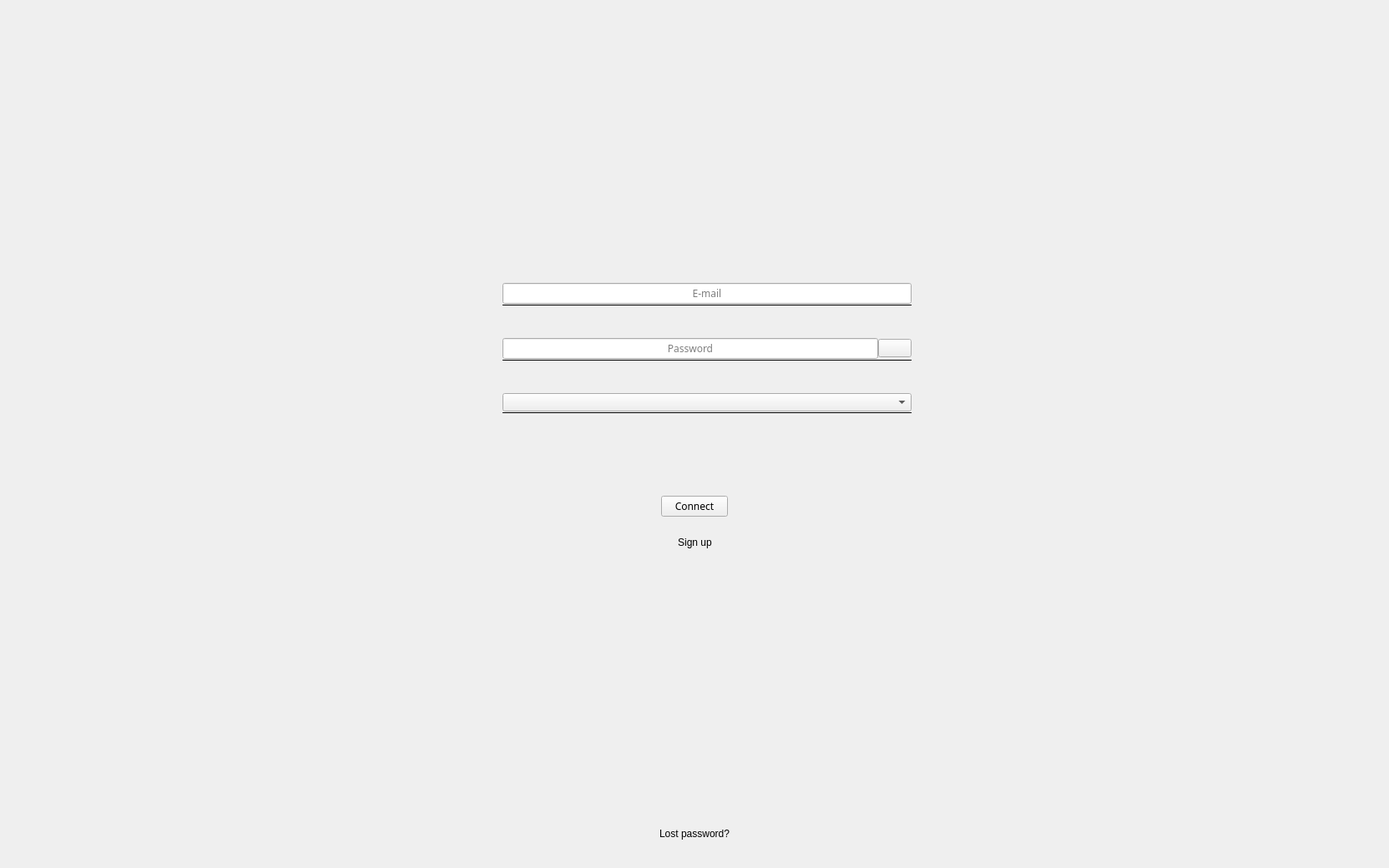
<?xml version="1.0" encoding="UTF-8"?>
<ui version="4.0">
 <class>LoginBig</class>
 <widget class="QWidget" name="LoginBig">
  <property name="geometry">
   <rect>
    <x>0</x>
    <y>0</y>
    <width>1664</width>
    <height>1040</height>
   </rect>
  </property>
  <property name="windowTitle">
   <string>Form</string>
  </property>
  <property name="styleSheet">
   <string notr="true"/>
  </property>
  <layout class="QVBoxLayout" name="verticalLayout">
   <property name="spacing">
    <number>0</number>
   </property>
   <property name="leftMargin">
    <number>0</number>
   </property>
   <property name="topMargin">
    <number>0</number>
   </property>
   <property name="rightMargin">
    <number>0</number>
   </property>
   <property name="bottomMargin">
    <number>0</number>
   </property>
   <item>
    <layout class="QHBoxLayout" name="horizontalLayout_28">
     <property name="spacing">
      <number>0</number>
     </property>
     <item>
      <layout class="QVBoxLayout" name="verticalLayout_30">
       <property name="spacing">
        <number>0</number>
       </property>
       <item>
        <widget class="QToolButton" name="btMenu">
         <property name="focusPolicy">
          <enum>Qt::StrongFocus</enum>
         </property>
         <property name="text">
          <string/>
         </property>
         <property name="toolButtonStyle">
          <enum>Qt::ToolButtonIconOnly</enum>
         </property>
         <property name="autoRaise">
          <bool>true</bool>
         </property>
        </widget>
       </item>
       <item>
        <spacer name="verticalSpacer_25">
         <property name="orientation">
          <enum>Qt::Vertical</enum>
         </property>
         <property name="sizeType">
          <enum>QSizePolicy::Expanding</enum>
         </property>
         <property name="sizeHint" stdset="0">
          <size>
           <width>20</width>
           <height>0</height>
          </size>
         </property>
        </spacer>
       </item>
      </layout>
     </item>
     <item>
      <spacer name="horizontalSpacer_47">
       <property name="orientation">
        <enum>Qt::Horizontal</enum>
       </property>
       <property name="sizeHint" stdset="0">
        <size>
         <width>40</width>
         <height>20</height>
        </size>
       </property>
      </spacer>
     </item>
     <item>
      <layout class="QVBoxLayout" name="verticalLayout_20">
       <property name="spacing">
        <number>0</number>
       </property>
       <item>
        <spacer name="verticalSpacer_24">
         <property name="orientation">
          <enum>Qt::Vertical</enum>
         </property>
         <property name="sizeType">
          <enum>QSizePolicy::Fixed</enum>
         </property>
         <property name="sizeHint" stdset="0">
          <size>
           <width>20</width>
           <height>80</height>
          </size>
         </property>
        </spacer>
       </item>
       <item>
        <layout class="QVBoxLayout" name="verticalLayout_31">
         <item>
          <widget class="QLabel" name="Logo">
           <property name="sizePolicy">
            <sizepolicy hsizetype="Fixed" vsizetype="Fixed">
             <horstretch>0</horstretch>
             <verstretch>0</verstretch>
            </sizepolicy>
           </property>
           <property name="scaledContents">
            <bool>true</bool>
           </property>
           <property name="alignment">
            <set>Qt::AlignHCenter|Qt::AlignTop</set>
           </property>
          </widget>
         </item>
        </layout>
       </item>
      </layout>
     </item>
     <item>
      <spacer name="horizontalSpacer_48">
       <property name="orientation">
        <enum>Qt::Horizontal</enum>
       </property>
       <property name="sizeHint" stdset="0">
        <size>
         <width>40</width>
         <height>20</height>
        </size>
       </property>
      </spacer>
     </item>
     <item>
      <layout class="QVBoxLayout" name="verticalLayout_32">
       <property name="spacing">
        <number>0</number>
       </property>
       <item>
        <widget class="QWidget" name="wgTopRightSpacing" native="true"/>
       </item>
       <item>
        <spacer name="verticalSpacer_28">
         <property name="orientation">
          <enum>Qt::Vertical</enum>
         </property>
         <property name="sizeType">
          <enum>QSizePolicy::Expanding</enum>
         </property>
         <property name="sizeHint" stdset="0">
          <size>
           <width>20</width>
           <height>0</height>
          </size>
         </property>
        </spacer>
       </item>
      </layout>
     </item>
    </layout>
   </item>
   <item>
    <widget class="QLabel" name="lbMessage">
     <property name="sizePolicy">
      <sizepolicy hsizetype="Expanding" vsizetype="Fixed">
       <horstretch>0</horstretch>
       <verstretch>0</verstretch>
      </sizepolicy>
     </property>
     <property name="alignment">
      <set>Qt::AlignCenter</set>
     </property>
     <property name="wordWrap">
      <bool>true</bool>
     </property>
    </widget>
   </item>
   <item>
    <layout class="QHBoxLayout" name="horizontalLayout_14">
     <property name="spacing">
      <number>0</number>
     </property>
     <item>
      <spacer name="horizontalSpacer_44">
       <property name="orientation">
        <enum>Qt::Horizontal</enum>
       </property>
       <property name="sizeType">
        <enum>QSizePolicy::Expanding</enum>
       </property>
       <property name="sizeHint" stdset="0">
        <size>
         <width>572</width>
         <height>20</height>
        </size>
       </property>
      </spacer>
     </item>
     <item>
      <widget class="QWidget" name="wgEdits" native="true">
       <property name="sizePolicy">
        <sizepolicy hsizetype="Minimum" vsizetype="Preferred">
         <horstretch>0</horstretch>
         <verstretch>0</verstretch>
        </sizepolicy>
       </property>
       <property name="minimumSize">
        <size>
         <width>520</width>
         <height>0</height>
        </size>
       </property>
       <layout class="QVBoxLayout" name="verticalLayout_3">
        <property name="spacing">
         <number>38</number>
        </property>
        <property name="leftMargin">
         <number>0</number>
        </property>
        <property name="topMargin">
         <number>0</number>
        </property>
        <property name="rightMargin">
         <number>0</number>
        </property>
        <property name="bottomMargin">
         <number>0</number>
        </property>
        <item>
         <layout class="QHBoxLayout" name="horizontalLayout_3">
          <property name="spacing">
           <number>23</number>
          </property>
          <item>
           <widget class="QLabel" name="lblLogin">
            <property name="sizePolicy">
             <sizepolicy hsizetype="Fixed" vsizetype="Fixed">
              <horstretch>0</horstretch>
              <verstretch>0</verstretch>
             </sizepolicy>
            </property>
            <property name="text">
             <string/>
            </property>
            <property name="scaledContents">
             <bool>true</bool>
            </property>
           </widget>
          </item>
          <item>
           <layout class="QVBoxLayout" name="verticalLayout_5">
            <property name="spacing">
             <number>0</number>
            </property>
            <item>
             <widget class="QLineEdit" name="edMail">
              <property name="sizePolicy">
               <sizepolicy hsizetype="Expanding" vsizetype="Preferred">
                <horstretch>0</horstretch>
                <verstretch>0</verstretch>
               </sizepolicy>
              </property>
              <property name="font">
               <font>
                <family>Regular</family>
                <weight>50</weight>
                <italic>false</italic>
                <bold>false</bold>
               </font>
              </property>
              <property name="text">
               <string/>
              </property>
              <property name="maxLength">
               <number>336</number>
              </property>
              <property name="alignment">
               <set>Qt::AlignCenter</set>
              </property>
              <property name="placeholderText">
               <string>E-mail</string>
              </property>
             </widget>
            </item>
            <item>
             <widget class="Line" name="lineUsername">
              <property name="sizePolicy">
               <sizepolicy hsizetype="Expanding" vsizetype="Fixed">
                <horstretch>0</horstretch>
                <verstretch>0</verstretch>
               </sizepolicy>
              </property>
              <property name="styleSheet">
               <string notr="true"/>
              </property>
              <property name="frameShadow">
               <enum>QFrame::Plain</enum>
              </property>
              <property name="midLineWidth">
               <number>1</number>
              </property>
              <property name="orientation">
               <enum>Qt::Horizontal</enum>
              </property>
             </widget>
            </item>
           </layout>
          </item>
         </layout>
        </item>
        <item>
         <layout class="QHBoxLayout" name="horizontalLayout_15">
          <property name="spacing">
           <number>23</number>
          </property>
          <item>
           <widget class="QLabel" name="lblPassword">
            <property name="sizePolicy">
             <sizepolicy hsizetype="Fixed" vsizetype="Fixed">
              <horstretch>0</horstretch>
              <verstretch>0</verstretch>
             </sizepolicy>
            </property>
            <property name="text">
             <string/>
            </property>
            <property name="scaledContents">
             <bool>true</bool>
            </property>
            <property name="margin">
             <number>0</number>
            </property>
           </widget>
          </item>
          <item>
           <layout class="QVBoxLayout" name="verticalLayout_4">
            <property name="spacing">
             <number>0</number>
            </property>
            <item>
             <layout class="QHBoxLayout" name="horizontalLayout_5">
              <property name="spacing">
               <number>0</number>
              </property>
              <property name="topMargin">
               <number>0</number>
              </property>
              <item>
               <widget class="QLineEdit" name="edPassword">
                <property name="font">
                 <font>
                  <family>Regular</family>
                  <weight>50</weight>
                  <italic>false</italic>
                  <bold>false</bold>
                 </font>
                </property>
                <property name="text">
                 <string/>
                </property>
                <property name="maxLength">
                 <number>336</number>
                </property>
                <property name="echoMode">
                 <enum>QLineEdit::Password</enum>
                </property>
                <property name="alignment">
                 <set>Qt::AlignCenter</set>
                </property>
                <property name="placeholderText">
                 <string>Password</string>
                </property>
               </widget>
              </item>
              <item>
               <widget class="QPushButton" name="btShow">
                <property name="sizePolicy">
                 <sizepolicy hsizetype="Fixed" vsizetype="Fixed">
                  <horstretch>0</horstretch>
                  <verstretch>0</verstretch>
                 </sizepolicy>
                </property>
                <property name="focusPolicy">
                 <enum>Qt::StrongFocus</enum>
                </property>
                <property name="text">
                 <string/>
                </property>
                <property name="checkable">
                 <bool>true</bool>
                </property>
                <property name="flat">
                 <bool>false</bool>
                </property>
               </widget>
              </item>
             </layout>
            </item>
            <item>
             <widget class="Line" name="linePassword">
              <property name="sizePolicy">
               <sizepolicy hsizetype="Expanding" vsizetype="Fixed">
                <horstretch>0</horstretch>
                <verstretch>0</verstretch>
               </sizepolicy>
              </property>
              <property name="styleSheet">
               <string notr="true"/>
              </property>
              <property name="frameShadow">
               <enum>QFrame::Plain</enum>
              </property>
              <property name="midLineWidth">
               <number>1</number>
              </property>
              <property name="orientation">
               <enum>Qt::Horizontal</enum>
              </property>
             </widget>
            </item>
           </layout>
          </item>
         </layout>
        </item>
        <item>
         <layout class="QHBoxLayout" name="horizontalLayout_4">
          <property name="spacing">
           <number>23</number>
          </property>
          <item>
           <widget class="QLabel" name="lblServer">
            <property name="sizePolicy">
             <sizepolicy hsizetype="Fixed" vsizetype="Fixed">
              <horstretch>0</horstretch>
              <verstretch>0</verstretch>
             </sizepolicy>
            </property>
            <property name="sizeIncrement">
             <size>
              <width>0</width>
              <height>0</height>
             </size>
            </property>
            <property name="text">
             <string/>
            </property>
            <property name="scaledContents">
             <bool>true</bool>
            </property>
           </widget>
          </item>
          <item>
           <layout class="QVBoxLayout" name="verticalLayout_10">
            <property name="spacing">
             <number>0</number>
            </property>
            <item>
             <widget class="QComboBox" name="cbUpstream">
              <property name="sizePolicy">
               <sizepolicy hsizetype="Expanding" vsizetype="Minimum">
                <horstretch>0</horstretch>
                <verstretch>0</verstretch>
               </sizepolicy>
              </property>
              <property name="styleSheet">
               <string notr="true">QComboBox { combobox-popup: 0; }</string>
              </property>
              <property name="editable">
               <bool>false</bool>
              </property>
              <property name="currentText">
               <string/>
              </property>
              <property name="currentIndex">
               <number>-1</number>
              </property>
              <property name="maxVisibleItems">
               <number>7</number>
              </property>
              <property name="iconSize">
               <size>
                <width>62</width>
                <height>62</height>
               </size>
              </property>
             </widget>
            </item>
            <item>
             <widget class="Line" name="lineUpstream">
              <property name="sizePolicy">
               <sizepolicy hsizetype="Expanding" vsizetype="Fixed">
                <horstretch>0</horstretch>
                <verstretch>0</verstretch>
               </sizepolicy>
              </property>
              <property name="styleSheet">
               <string notr="true"/>
              </property>
              <property name="frameShadow">
               <enum>QFrame::Plain</enum>
              </property>
              <property name="midLineWidth">
               <number>1</number>
              </property>
              <property name="orientation">
               <enum>Qt::Horizontal</enum>
              </property>
             </widget>
            </item>
           </layout>
          </item>
         </layout>
        </item>
       </layout>
      </widget>
     </item>
     <item>
      <spacer name="horizontalSpacer_46">
       <property name="orientation">
        <enum>Qt::Horizontal</enum>
       </property>
       <property name="sizeType">
        <enum>QSizePolicy::Expanding</enum>
       </property>
       <property name="sizeHint" stdset="0">
        <size>
         <width>572</width>
         <height>20</height>
        </size>
       </property>
      </spacer>
     </item>
    </layout>
   </item>
   <item>
    <spacer name="verticalSpacer">
     <property name="orientation">
      <enum>Qt::Vertical</enum>
     </property>
     <property name="sizeType">
      <enum>QSizePolicy::Fixed</enum>
     </property>
     <property name="sizeHint" stdset="0">
      <size>
       <width>20</width>
       <height>98</height>
      </size>
     </property>
    </spacer>
   </item>
   <item>
    <layout class="QHBoxLayout" name="horizontalLayout_22">
     <item>
      <spacer name="horizontalSpacer_37">
       <property name="orientation">
        <enum>Qt::Horizontal</enum>
       </property>
       <property name="sizeType">
        <enum>QSizePolicy::Expanding</enum>
       </property>
       <property name="sizeHint" stdset="0">
        <size>
         <width>40</width>
         <height>20</height>
        </size>
       </property>
      </spacer>
     </item>
     <item>
      <widget class="QPushButton" name="btLogin">
       <property name="enabled">
        <bool>true</bool>
       </property>
       <property name="font">
        <font>
         <family>Regular</family>
         <weight>50</weight>
         <italic>false</italic>
         <bold>false</bold>
        </font>
       </property>
       <property name="focusPolicy">
        <enum>Qt::StrongFocus</enum>
       </property>
       <property name="text">
        <string>Connect</string>
       </property>
       <property name="flat">
        <bool>false</bool>
       </property>
      </widget>
     </item>
     <item>
      <spacer name="horizontalSpacer_38">
       <property name="orientation">
        <enum>Qt::Horizontal</enum>
       </property>
       <property name="sizeHint" stdset="0">
        <size>
         <width>40</width>
         <height>20</height>
        </size>
       </property>
      </spacer>
     </item>
    </layout>
   </item>
   <item>
    <spacer name="verticalSpacer_3">
     <property name="orientation">
      <enum>Qt::Vertical</enum>
     </property>
     <property name="sizeType">
      <enum>QSizePolicy::Fixed</enum>
     </property>
     <property name="sizeHint" stdset="0">
      <size>
       <width>333</width>
       <height>20</height>
      </size>
     </property>
    </spacer>
   </item>
   <item>
    <layout class="QHBoxLayout" name="horizontalLayout">
     <item>
      <spacer name="horizontalSpacer_5">
       <property name="orientation">
        <enum>Qt::Horizontal</enum>
       </property>
       <property name="sizeHint" stdset="0">
        <size>
         <width>40</width>
         <height>20</height>
        </size>
       </property>
      </spacer>
     </item>
     <item>
      <widget class="QToolButton" name="btSignUp">
       <property name="cursor">
        <cursorShape>PointingHandCursor</cursorShape>
       </property>
       <property name="focusPolicy">
        <enum>Qt::StrongFocus</enum>
       </property>
       <property name="autoFillBackground">
        <bool>false</bool>
       </property>
       <property name="text">
        <string>Sign up</string>
       </property>
       <property name="toolButtonStyle">
        <enum>Qt::ToolButtonTextOnly</enum>
       </property>
       <property name="autoRaise">
        <bool>true</bool>
       </property>
      </widget>
     </item>
     <item>
      <spacer name="horizontalSpacer_6">
       <property name="orientation">
        <enum>Qt::Horizontal</enum>
       </property>
       <property name="sizeHint" stdset="0">
        <size>
         <width>40</width>
         <height>20</height>
        </size>
       </property>
      </spacer>
     </item>
    </layout>
   </item>
   <item>
    <spacer name="verticalSpacer_6">
     <property name="orientation">
      <enum>Qt::Vertical</enum>
     </property>
     <property name="sizeType">
      <enum>QSizePolicy::Expanding</enum>
     </property>
     <property name="sizeHint" stdset="0">
      <size>
       <width>20</width>
       <height>65</height>
      </size>
     </property>
    </spacer>
   </item>
   <item>
    <layout class="QHBoxLayout" name="horizontalLayout_6">
     <item>
      <spacer name="horizontalSpacer_55">
       <property name="orientation">
        <enum>Qt::Horizontal</enum>
       </property>
       <property name="sizeType">
        <enum>QSizePolicy::Expanding</enum>
       </property>
       <property name="sizeHint" stdset="0">
        <size>
         <width>40</width>
         <height>20</height>
        </size>
       </property>
      </spacer>
     </item>
     <item>
      <widget class="QToolButton" name="btLostPassword">
       <property name="cursor">
        <cursorShape>PointingHandCursor</cursorShape>
       </property>
       <property name="focusPolicy">
        <enum>Qt::StrongFocus</enum>
       </property>
       <property name="text">
        <string>Lost password?</string>
       </property>
       <property name="autoRaise">
        <bool>true</bool>
       </property>
      </widget>
     </item>
     <item>
      <spacer name="horizontalSpacer_49">
       <property name="orientation">
        <enum>Qt::Horizontal</enum>
       </property>
       <property name="sizeType">
        <enum>QSizePolicy::Expanding</enum>
       </property>
       <property name="sizeHint" stdset="0">
        <size>
         <width>40</width>
         <height>28</height>
        </size>
       </property>
      </spacer>
     </item>
    </layout>
   </item>
   <item>
    <spacer name="verticalSpacer_5">
     <property name="orientation">
      <enum>Qt::Vertical</enum>
     </property>
     <property name="sizeType">
      <enum>QSizePolicy::Fixed</enum>
     </property>
     <property name="sizeHint" stdset="0">
      <size>
       <width>20</width>
       <height>27</height>
      </size>
     </property>
    </spacer>
   </item>
  </layout>
 </widget>
 <resources/>
 <connections/>
</ui>
